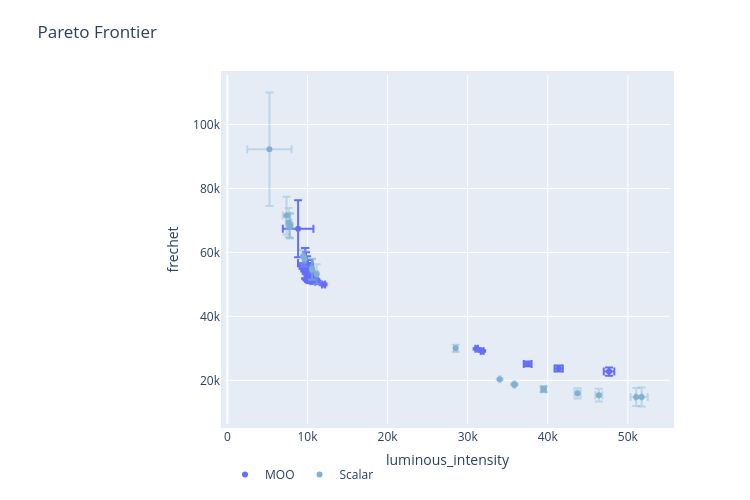

Write notebook code for a chart like this one.
### Code cell
import plotly.graph_objects as go

d1 = axplotconfig[0]["data"]
d1[0]["error_x"]["color"] = "rgba(255, 0, 0)"
d1[0]["error_y"]["color"] = "rgba(255, 0, 0)"
d1[0]["marker"]["color"] = "rgba(255, 0, 0)"
d1[0]["legendgroup"] = "MOO"
d1[0]["name"] = "MOO"

d2 = scalar_axplotconfig[0]["data"]
d2[0]["legendgroup"] = "Scalar"
d2[0]["name"] = "Scalar"

fig = go.Figure(data=d1 + d2, layout=axplotconfig[0]["layout"])
fig.show()

### Figure 1 — Plotly figure (JSON) as saved in the notebook; plotly's stock layout.template omitted (floating-point values rounded to 4 significant figures)
{"data": [{"error_x": {"array": [658.7, 188.6, 353.6, 806.4, 173.7, 517.3, 487.9, 889.5, 154.9, 582.6, 247.0, 889.5, 727.4, 353.6, 652.8, 652.8, 516.8, 311.2, 457.2, 1911.0], "color": "rgba(255, 0, 0)", "thickness": 2, "type": "data"}, "error_y": {"array": [1315.0, 242.4, 1333.0, 4295.0, 237.8, 2533.0, 735.6, 4745.0, 216.9, 2962.0, 400.8, 4745.0, 3846.0, 1333.0, 3401.0, 3401.0, 907.5, 977.0, 2116.0, 8897.0], "color": "rgba(255, 0, 0)", "thickness": 2, "type": "data"}, "hoverinfo": "text", "legendgroup": "MOO", "marker": {"color": "rgba(255, 0, 0)"}, "mode": "markers", "name": "MOO", "text": ["<b>Parameterization 0</b><br>luminous_intensity: 47652.136 [46993.393, 48310.879]<br>frechet: 22726.546 [21411.164, 24041.928]<br><br><em>Parameterization:</em><br>R: 12<br>G: 44<br>B: 65", "<b>Parameterization 1</b><br>luminous_intensity: 12013.19 [11824.591, 12201.789]<br>frechet: 49997.939 [49755.534, 50240.343]<br><br><em>Parameterization:</em><br>R: 0<br>G: 1<br>B: 59", "<b>Parameterization 2</b><br>luminous_intensity: 10755.554 [10401.908, 11109.200]<br>frechet: 51612.952 [50279.894, 52946.010]<br><br><em>Parameterization:</em><br>R: 0<br>G: 0<br>B: 55", "<b>Parameterization 3</b><br>luminous_intensity: 9827.018 [9020.627, 10633.409]<br>frechet: 55746.737 [51451.589, 60041.885]<br><br><em>Parameterization:</em><br>R: 0<br>G: 0<br>B: 48", "<b>Parameterization 4</b><br>luminous_intensity: 31804.549 [31630.871, 31978.227]<br>frechet: 29206.041 [28968.212, 29443.870]<br><br><em>Parameterization:</em><br>R: 0<br>G: 29<br>B: 62", "<b>Parameterization 5</b><br>luminous_intensity: 10332.179 [9814.835, 10849.523]<br>frechet: 52974.072 [50441.327, 55506.817]<br><br><em>Parameterization:</em><br>R: 0<br>G: 0<br>B: 52", "<b>Parameterization 6</b><br>luminous_intensity: 37490.475 [37002.560, 37978.390]<br>frechet: 25117.897 [24382.341, 25853.454]<br><br><em>Parameterization:</em><br>R: 0<br>G: 37<br>B: 63", "<b>Parameterization 7</b><br>luminous_intensity: 9711.969 [8822.492, 10601.445]<br>frechet: 56598.465 [51853.217, 61343.712]<br><br><em>Parameterization:</em><br>R: 0<br>G: 0<br>B: 47", "<b>Parameterization 8</b><br>luminous_intensity: 31116.385 [30961.436, 31271.335]<br>frechet: 29844.966 [29628.113, 30061.818]<br><br><em>Parameterization:</em><br>R: 0<br>G: 28<br>B: 62", "<b>Parameterization 9</b><br>luminous_intensity: 10199.327 [9616.681, 10781.972]<br>frechet: 53566.684 [50604.465, 56528.904]<br><br><em>Parameterization:</em><br>R: 0<br>G: 0<br>B: 51", "<b>Parameterization 10</b><br>luminous_intensity: 11213.645 [10966.625, 11460.666]<br>frechet: 50842.801 [50441.964, 51243.638]<br><br><em>Parameterization:</em><br>R: 0<br>G: 0<br>B: 58", "<b>Parameterization 11</b><br>luminous_intensity: 9711.969 [8822.492, 10601.445]<br>frechet: 56598.465 [51853.217, 61343.712]<br><br><em>Parameterization:</em><br>R: 0<br>G: 0<br>B: 47", "<b>Parameterization 12</b><br>luminous_intensity: 9946.652 [9219.236, 10674.069]<br>frechet: 54955.37 [51109.144, 58801.596]<br><br><em>Parameterization:</em><br>R: 0<br>G: 0<br>B: 49", "<b>Parameterization 13</b><br>luminous_intensity: 10755.554 [10401.908, 11109.200]<br>frechet: 51612.952 [50279.894, 52946.010]<br><br><em>Parameterization:</em><br>R: 0<br>G: 0<br>B: 55", "<b>Parameterization 14</b><br>luminous_intensity: 10070.786 [9418.027, 10723.544]<br>frechet: 54227.772 [50826.761, 57628.784]<br><br><em>Parameterization:</em><br>R: 0<br>G: 0<br>B: 50", "<b>Parameterization 15</b><br>luminous_intensity: 10070.786 [9418.027, 10723.544]<br>frechet: 54227.772 [50826.761, 57628.784]<br><br><em>Parameterization:</em><br>R: 0<br>G: 0<br>B: 50", "<b>Parameterization 16</b><br>luminous_intensity: 41361.1 [40844.256, 41877.945]<br>frechet: 23701.324 [22793.866, 24608.781]<br><br><em>Parameterization:</em><br>R: 4<br>G: 40<br>B: 64", "<b>Parameterization 17</b><br>luminous_intensity: 10904.567 [10593.381, 11215.754]<br>frechet: 51294.779 [50317.829, 52271.729]<br><br><em>Parameterization:</em><br>R: 0<br>G: 0<br>B: 56", "<b>Parameterization 18</b><br>luminous_intensity: 10469.241 [10012.080, 10926.402]<br>frechet: 52451.023 [50335.331, 54566.715]<br><br><em>Parameterization:</em><br>R: 0<br>G: 0<br>B: 53", "<b>Parameterization 19</b><br>luminous_intensity: 8829.02 [6917.559, 10740.481]<br>frechet: 67398.204 [58501.330, 76295.079]<br><br><em>Parameterization:</em><br>R: 0<br>G: 0<br>B: 37"], "type": "scatter", "x": [47650.0, 12010.0, 10760.0, 9827.0, 31800.0, 10330.0, 37490.0, 9712.0, 31120.0, 10200.0, 11210.0, 9712.0, 9947.0, 10760.0, 10070.0, 10070.0, 41360.0, 10900.0, 10470.0, 8829.0], "y": [22730.0, 50000.0, 51610.0, 55750.0, 29210.0, 52970.0, 25120.0, 56600.0, 29840.0, 53570.0, 50840.0, 56600.0, 54960.0, 51610.0, 54230.0, 54230.0, 23700.0, 51290.0, 52450.0, 67400.0]}, {"error_x": {"array": [767.0, 322.9, 705.1, 322.9, 364.9, 105.1, 190.0, 275.9, 188.7, 169.6, 459.1, 275.9, 96.81, 164.3, 437.5, 2769.0, 386.6, 190.0, 196.9, 105.1], "color": "rgba(128,177,211,0.4)", "thickness": 2, "type": "data"}, "error_y": {"array": [2960.0, 3875.0, 2813.0, 3875.0, 4549.0, 284.3, 3298.0, 862.2, 3109.0, 2365.0, 5887.0, 862.2, 202.5, 1997.0, 2004.0, 17750.0, 1594.0, 3298.0, 1151.0, 284.3], "color": "rgba(128,177,211,0.4)", "thickness": 2, "type": "data"}, "hoverinfo": "text", "legendgroup": "Scalar", "marker": {"color": "rgba(128,177,211,1)"}, "mode": "markers", "name": "Scalar", "text": ["<b>Parameterization 0</b><br>luminous_intensity: 51716.392 [50949.441, 52483.344]<br>scalarized_objective: 65824.421 [62338.432, 69310.410]<br>frechet: 14765.866 [11805.570, 17726.161]<br><br><em>Parameterization:</em><br>R: 62<br>G: 19<br>B: 72", "<b>Parameterization 1</b><br>luminous_intensity: 7808.381 [7485.496, 8131.266]<br>scalarized_objective: 77431.347 [73710.461, 81152.233]<br>frechet: 68284.98 [64409.617, 72160.344]<br><br><em>Parameterization:</em><br>R: 0<br>G: 0<br>B: 40", "<b>Parameterization 2</b><br>luminous_intensity: 51040.364 [50335.223, 51745.506]<br>scalarized_objective: 65090.432 [61800.777, 68380.088]<br>frechet: 14789.597 [11976.644, 17602.550]<br><br><em>Parameterization:</em><br>R: 62<br>G: 18<br>B: 72", "<b>Parameterization 3</b><br>luminous_intensity: 7808.381 [7485.496, 8131.266]<br>scalarized_objective: 77431.347 [73710.461, 81152.233]<br>frechet: 68284.98 [64409.617, 72160.344]<br><br><em>Parameterization:</em><br>R: 0<br>G: 0<br>B: 40", "<b>Parameterization 4</b><br>luminous_intensity: 7661.858 [7296.960, 8026.755]<br>scalarized_objective: 78686.358 [74285.458, 83087.258]<br>frechet: 69354.575 [64805.128, 73904.022]<br><br><em>Parameterization:</em><br>R: 0<br>G: 0<br>B: 39", "<b>Parameterization 5</b><br>luminous_intensity: 35836.307 [35731.193, 35941.422]<br>scalarized_objective: 54537.927 [54188.834, 54887.019]<br>frechet: 18719.997 [18435.665, 19004.330]<br><br><em>Parameterization:</em><br>R: 57<br>G: 0<br>B: 67", "<b>Parameterization 6</b><br>luminous_intensity: 10571.651 [10381.643, 10761.658]<br>scalarized_objective: 64915.509 [62014.170, 67816.849]<br>frechet: 54726.576 [51428.193, 58024.959]<br><br><em>Parameterization:</em><br>R: 0<br>G: 0<br>B: 56", "<b>Parameterization 7</b><br>luminous_intensity: 39483.549 [39207.665, 39759.432]<br>scalarized_objective: 56096.556 [55042.300, 57150.812]<br>frechet: 17204.537 [16342.303, 18066.771]<br><br><em>Parameterization:</em><br>R: 59<br>G: 4<br>B: 68", "<b>Parameterization 8</b><br>luminous_intensity: 11148.531 [10959.871, 11337.191]<br>scalarized_objective: 64092.698 [61376.041, 66809.356]<br>frechet: 53221.472 [50112.755, 56330.189]<br><br><em>Parameterization:</em><br>R: 0<br>G: 0<br>B: 59", "<b>Parameterization 9</b><br>luminous_intensity: 9639.223 [9469.644, 9808.803]<br>scalarized_objective: 67221.398 [65100.497, 69342.299]<br>frechet: 57989.457 [55624.538, 60354.377]<br><br><em>Parameterization:</em><br>R: 0<br>G: 0<br>B: 51", "<b>Parameterization 10</b><br>luminous_intensity: 7380.31 [6921.210, 7839.409]<br>scalarized_objective: 81315.363 [75526.877, 87103.849]<br>frechet: 71508.632 [65621.373, 77395.892]<br><br><em>Parameterization:</em><br>R: 0<br>G: 0<br>B: 37", "<b>Parameterization 11</b><br>luminous_intensity: 39483.549 [39207.665, 39759.432]<br>scalarized_objective: 56096.556 [55042.300, 57150.812]<br>frechet: 17204.537 [16342.303, 18066.771]<br><br><em>Parameterization:</em><br>R: 59<br>G: 4<br>B: 68", "<b>Parameterization 12</b><br>luminous_intensity: 34000.326 [33903.512, 34097.140]<br>scalarized_objective: 54396.66 [54128.445, 54664.874]<br>frechet: 20331.326 [20128.875, 20533.778]<br><br><em>Parameterization:</em><br>R: 53<br>G: 0<br>B: 66", "<b>Parameterization 13</b><br>luminous_intensity: 9458.648 [9294.391, 9622.904]<br>scalarized_objective: 67848.55 [66045.320, 69651.779]<br>frechet: 58760.548 [56763.498, 60757.599]<br><br><em>Parameterization:</em><br>R: 0<br>G: 0<br>B: 50", "<b>Parameterization 14</b><br>luminous_intensity: 46373.69 [45936.203, 46811.177]<br>scalarized_objective: 60744.834 [58437.158, 63052.511]<br>frechet: 15357.573 [13354.031, 17361.116]<br><br><em>Parameterization:</em><br>R: 61<br>G: 12<br>B: 71", "<b>Parameterization 15</b><br>luminous_intensity: 5247.736 [2479.093, 8016.379]<br>scalarized_objective: 119356.675 [97244.187, 141469.162]<br>frechet: 92259.459 [74508.116, 110010.802]<br><br><em>Parameterization:</em><br>R: 0<br>G: 0<br>B: 8", "<b>Parameterization 16</b><br>luminous_intensity: 43715.494 [43328.916, 44102.072]<br>scalarized_objective: 58693.978 [56825.689, 60562.268]<br>frechet: 15929.84 [14335.859, 17523.821]<br><br><em>Parameterization:</em><br>R: 60<br>G: 9<br>B: 70", "<b>Parameterization 17</b><br>luminous_intensity: 10571.651 [10381.643, 10761.658]<br>scalarized_objective: 64915.509 [62014.170, 67816.849]<br>frechet: 54726.576 [51428.193, 58024.959]<br><br><em>Parameterization:</em><br>R: 0<br>G: 0<br>B: 56", "<b>Parameterization 18</b><br>luminous_intensity: 28498.404 [28301.512, 28695.296]<br>scalarized_objective: 59061.753 [57813.231, 60310.274]<br>frechet: 30006.83 [28855.990, 31157.669]<br><br><em>Parameterization:</em><br>R: 40<br>G: 0<br>B: 65", "<b>Parameterization 19</b><br>luminous_intensity: 35836.307 [35731.193, 35941.422]<br>scalarized_objective: 54537.927 [54188.834, 54887.019]<br>frechet: 18719.997 [18435.665, 19004.330]<br><br><em>Parameterization:</em><br>R: 57<br>G: 0<br>B: 67"], "type": "scatter", "x": [51720.0, 7808.0, 51040.0, 7808.0, 7662.0, 35840.0, 10570.0, 39480.0, 11150.0, 9639.0, 7380.0, 39480.0, 34000.0, 9459.0, 46370.0, 5248.0, 43720.0, 10570.0, 28500.0, 35840.0], "y": [14770.0, 68280.0, 14790.0, 68280.0, 69350.0, 18720.0, 54730.0, 17200.0, 53220.0, 57990.0, 71510.0, 17200.0, 20330.0, 58760.0, 15360.0, 92260.0, 15930.0, 54730.0, 30010.0, 18720.0]}], "layout": {"height": 500, "hovermode": "closest", "legend": {"orientation": "h"}, "margin": {"b": 75, "l": 225, "pad": 4, "t": 75}, "title": {"text": "Pareto Frontier"}, "width": 750, "xaxis": {"ticksuffix": "", "title": {"text": "luminous_intensity"}, "zeroline": true}, "yaxis": {"ticksuffix": "", "title": {"text": "frechet"}, "zeroline": true}}}
